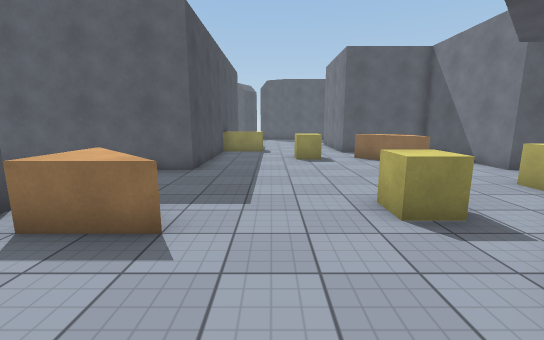
[1] (above)

16 first-person views from a walk through a Unity game level. The camera is 1.5 m above the floor, tilts 10° down and sees 90° across. The floor is counted in squares, 1 m on a side. Each view is taken from the middle of a square. On the plan, view 1 faces up. The plan holds only what a view shows up to about 14 squares ahead; the rest is blank. The place goes on beyond the plan. Some animated figures are left out. Surface patterns are stand-ins for the level's own textures.

[2]
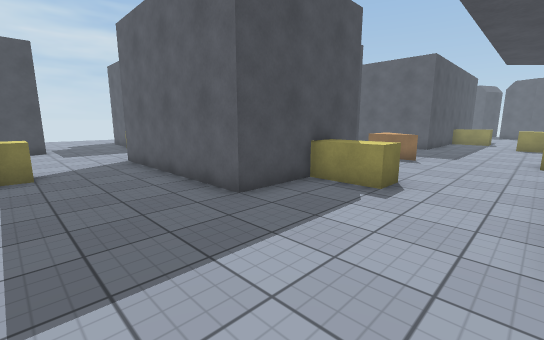

[3]
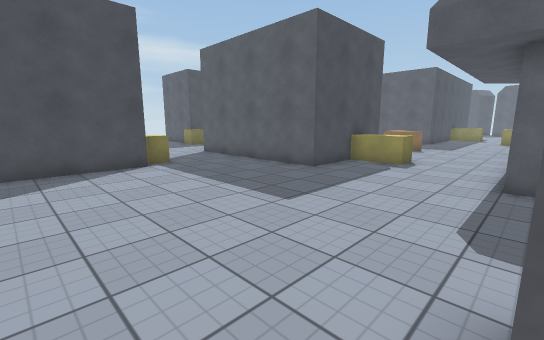

[4]
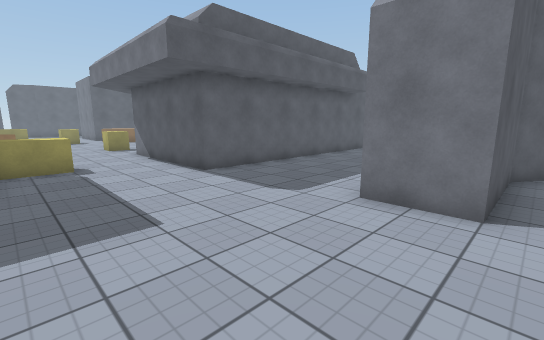

[5]
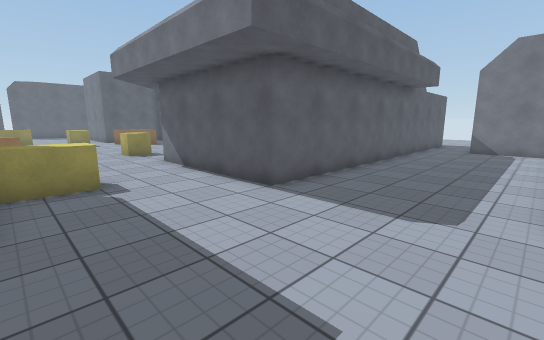

[6]
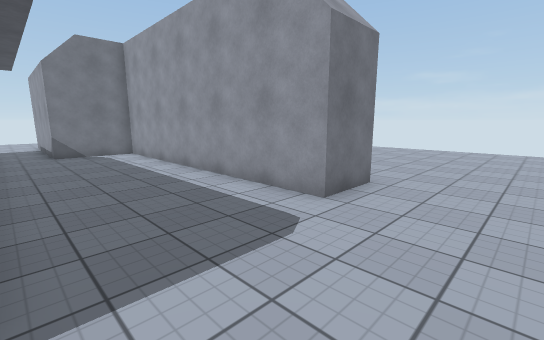

[7]
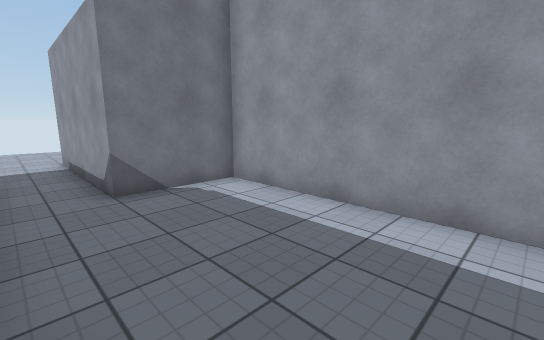

[8]
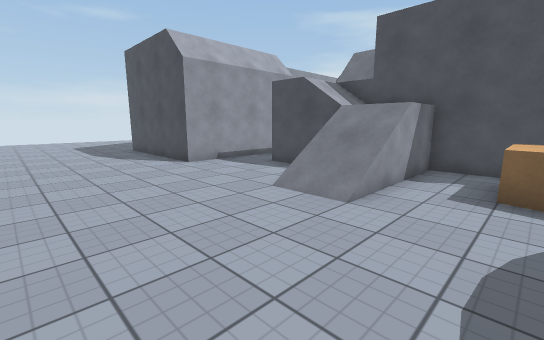

[9]
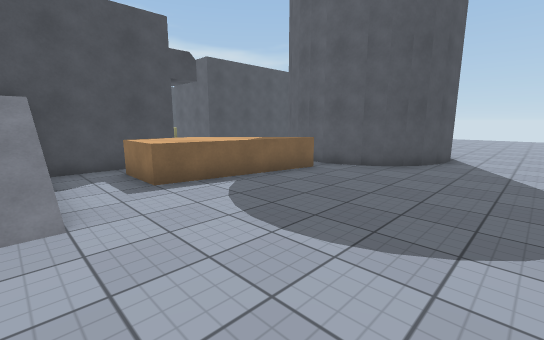

[10]
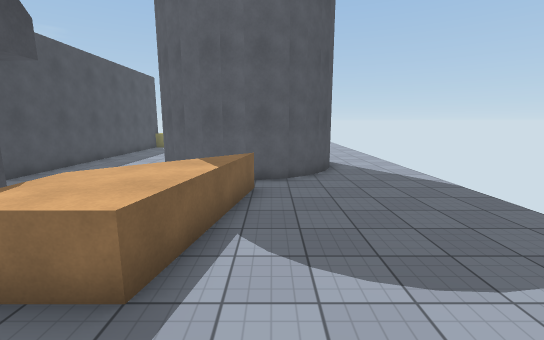

[11]
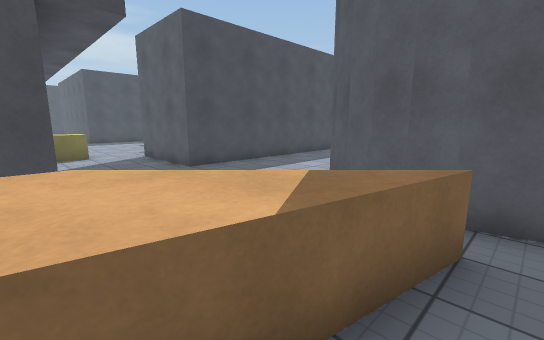

[12]
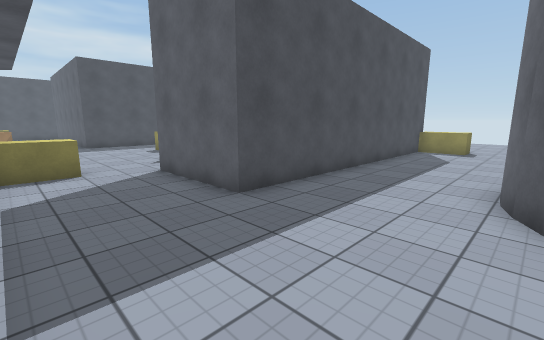

[13]
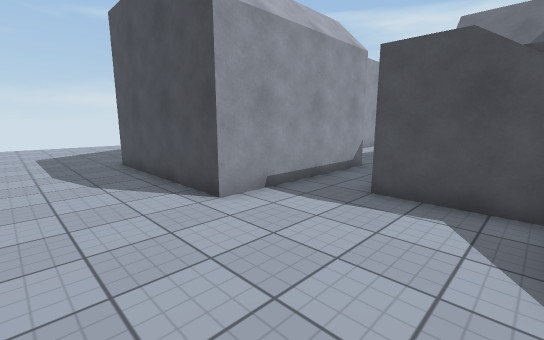

[14]
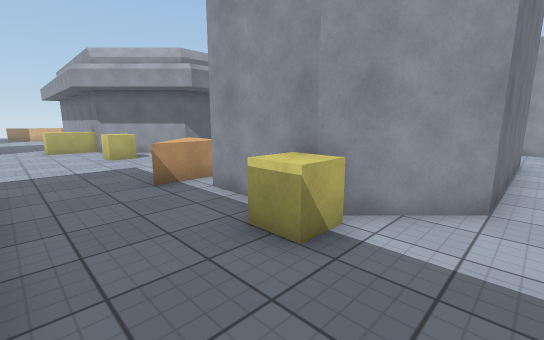

[15]
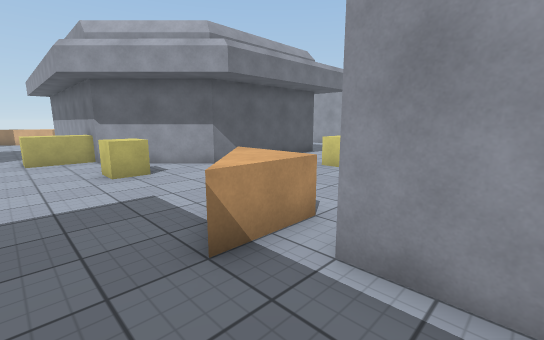

[16]
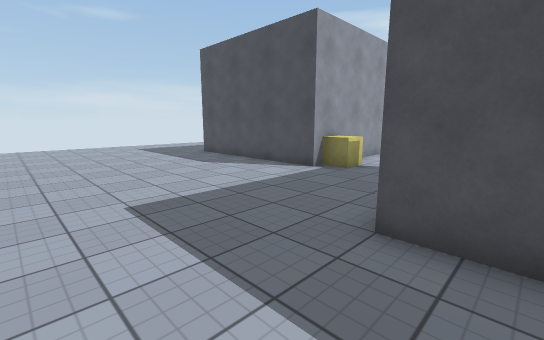

### Floor plan
Key: @ floor where view 1 was taken; # wall or solid block; . floor; / step, stairs or slope; ^ raised ledge.
Columns run from 10 left of view 1 to 25 right of it. Each row starts with its distance up from view 1.
 14         ^^.. .#####  #....       ...
 13         .... ..   #  #....       ...
 12         ...^^..   #  #....#     #...
 11         ...^^.^^  #  #....#     #...
 10         .......^  #  #....##   ##...
  9         ..........####.....#####....
  8 . .........................  .......
  7  ..........................  ^......
  6 ................^^........  ^^......
  5 ..^^...^....^^..^^....... .^^^......
  4 ..####.^^...^^.#           ^^^......
  3 .##   ........#           .^^.......
  2 .#     ......#            ..........
  1 .#     ......#            ..........
  0 .#     #..@..#              ///.....
 -1 .#     #^^.../              ///.....
 -2 .#     #^^.../        //  //........
 -3 .#     #...../        //  //........
 -4 .#######...../        //    ........
 -5 ....................................
 -6 ....................................
 -7 ........................#######.....
 -8 ..^^....................#     #.....
 -9 ####....................#     #.....
-10    #.........############     #.....
-11    #.........######           #.....
-12    #..............#           #.....

Positions as (right, up) in squares from view 1, and headings:
1: (0, 0), facing up
2: (2, -8), facing up-left
3: (3, -12), facing up-left
4: (-2, -12), facing up-right
5: (-2, -9), facing up-right
6: (0, -5), facing down-right
7: (8, -5), facing down-right
8: (25, 3), facing down-left
9: (25, 0), facing up-left
10: (20, 0), facing up
11: (20, 4), facing up-left
12: (16, 5), facing up-left
13: (23, -2), facing down-left
14: (-10, 8), facing down-right
15: (-6, 7), facing down-right
16: (1, -3), facing down-left
